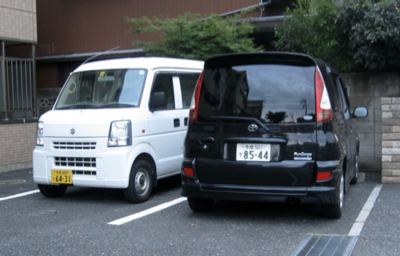
#> input picture images/Cars413.png, 400 x 256 px
$ jupyter execute --allow-errors Contour_Dedect.ipynb   (older library calls are emulated)
#> lines starting #> are read from the running program, lines starting #| are printed output that depends on the picture; after the words box and inside, x2 and y2 are one past the last pixel; in counts of white or black regions, pixels touching at a corner belong together
# Abdo & Abdo

[cell 1]
import cv2
import imutils
import pytesseract

[cell 2]
pytesseract.pytesseract.tesseract_cmd = 'C:\Program Files\Tesseract-OCR\\tesseract'

[cell 3]
image = cv2.imread('images/Cars413.png')
#> image is the input picture: shape (256, 400, 3); mean B, G, R 100, 95, 88.8
image = imutils.resize(image, width=300 )
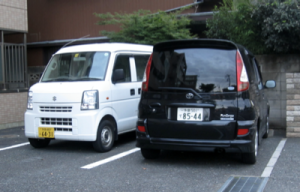
#> image: shape (192, 300, 3); mean B, G, R 100, 95, 88.8
cv2.imshow("original image", image)
cv2.waitKey(0)

[cell 4]
gray_image = cv2.cvtColor(image, cv2.COLOR_BGR2GRAY)
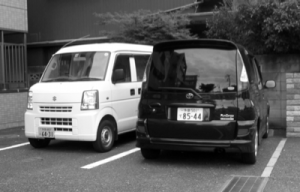
#> gray_image: shape (192, 300); min 0, max 255, mean 93.7
cv2.imshow("greyed image", gray_image)
cv2.waitKey(0)

[cell 5]
gray_image = cv2.bilateralFilter(gray_image, 11, 17, 17)
cv2.imshow("smoothened image", gray_image)
cv2.waitKey(0)

[cell 6]
edged = cv2.Canny(gray_image, 100, 200)
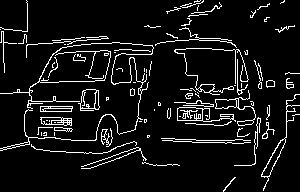
#> edged: shape (192, 300); 8% white in thin lines or dots
# edged = cv2.Sobel(gray_image, ddepth=cv2.CV_32F,dx=1, dy=0, ksize=-1)
cv2.imshow("edged image", edged)
cv2.waitKey(0)

[cell 7]
cnts,new = cv2.findContours(edged.copy(), cv2.RETR_LIST, cv2.CHAIN_APPROX_SIMPLE)
#> cnts = 145 contours, 111 with area under 20; largest, box (x1, y1, x2, y2) and area: (177, 107, 236, 122) 326, (78, 89, 100, 111) 322, (177, 107, 203, 121) 303, (261, 94, 300, 191) 278, (215, 90, 256, 126) 256; new = 145 rows, first 6: [1, -1, -1, -1], [2, 0, -1, -1], [3, 1, -1, -1], [4, 2, -1, -1], [5, 3, -1, -1], [6, 4, -1, -1]
image1=image.copy()
cv2.drawContours(image1,cnts,-1,(0,255,0),3)
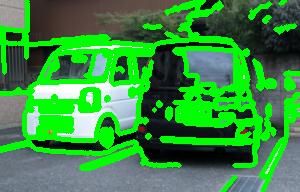
#> image1: shape (192, 300, 3); mean B, G, R 63.3, 141.7, 56.6
cv2.imshow("contours",image1)
cv2.waitKey(0)

[cell 8]
cnts = sorted(cnts, key = cv2.contourArea, reverse = True) [:30]
#> cnts = 30 contours; largest, box (x1, y1, x2, y2) and area: (177, 107, 236, 122) 326, (78, 89, 100, 111) 322, (177, 107, 203, 121) 303, (261, 94, 300, 191) 278, (215, 90, 256, 126) 256
screenCnt = None
image2 = image.copy()
cv2.drawContours(image2,cnts,-1,(0,255,0),3)
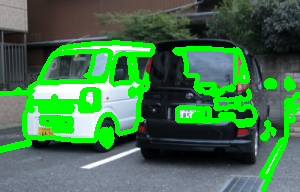
#> image2: shape (192, 300, 3); 17.65% of pixels changed, all inside (x1, y1, x2, y2) = (0, 40, 300, 192)
cv2.imshow("Top 30 contours",image2)
cv2.waitKey(0)

[cell 9]
i=7
for c in cnts:
        perimeter = cv2.arcLength(c, True)
        approx = cv2.approxPolyDP(c, 0.018 * perimeter, True)
        if len(approx) == 4:
                screenCnt = approx
                x,y,w,h = cv2.boundingRect(c)
                new_img=image[y:y+h,x:x+w]
                cv2.imwrite('./'+str(i)+'.png',new_img)
                i+=1
                break
                print('g')
#> this loop made 8 passes
#> (perimeter, screenCnt, x, y, w, h, i) on pass 8: (78.97, [[40, 117], [41, 123], [71, 125], [71, 118]], 40, 117, 32, 9, 8)
#> perimeter on passes 1 to 6: 246.7, 105.6, 109.8, 317.3, 215.8, 99.98
#> after the loop, i = 8

[cell 10]
cv2.drawContours(image, [screenCnt], -1, (0, 255, 0), 3)
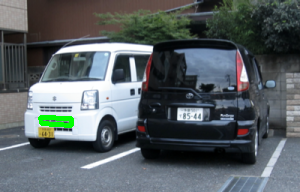
#> image: shape (192, 300, 3); 0.62% of pixels changed, all inside (x1, y1, x2, y2) = (38, 115, 74, 128)
cv2.imshow("image with detected license plate", image)
cv2.waitKey(0)
#> Out = 27
